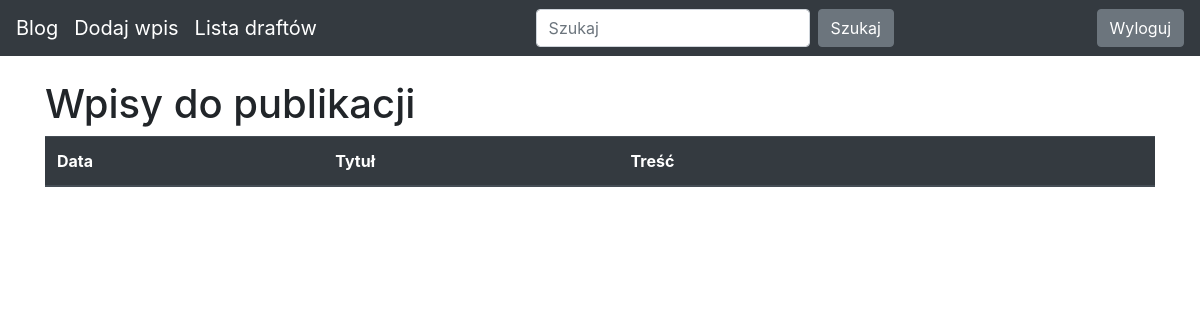
The page /drafts/ (signed in) on the database as committed earlier.
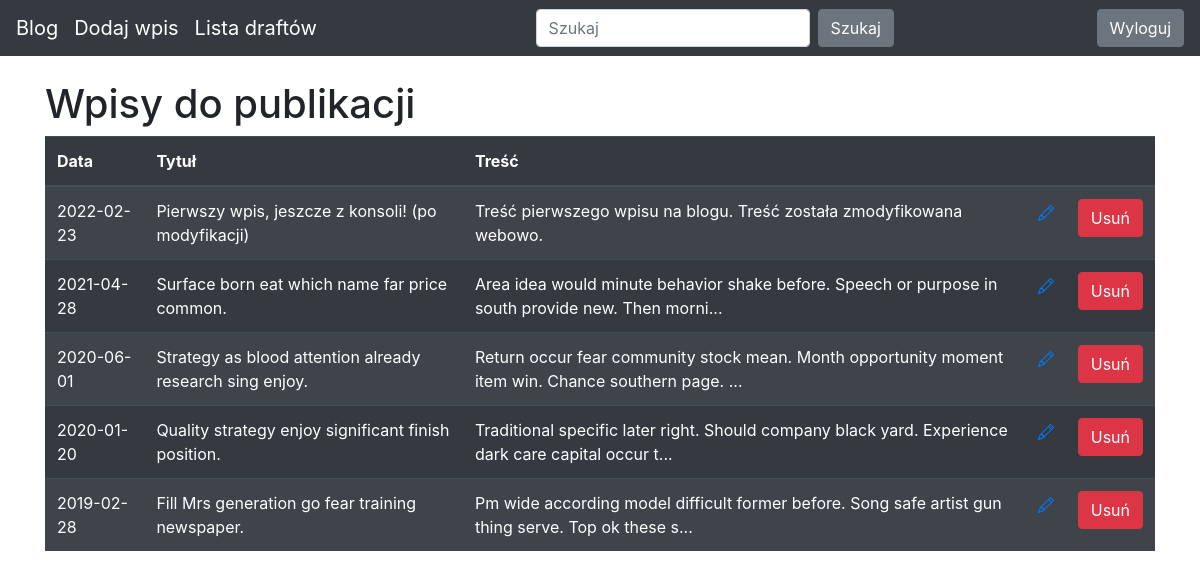
The same page on the database as committed later.
### blog/models.py (models this page shows)
class Entry(db.Model):
    id = db.Column(db.Integer, primary_key=True)
    title = db.Column(db.String(80), nullable=False)
    body = db.Column(db.Text, nullable=False)
    pub_date = db.Column(db.DateTime, nullable=False, default=datetime.datetime.utcnow)
    is_published = db.Column(db.Boolean, default=False)

### blog/routes.py (the view)
@app.route("/drafts/")
@login_required
def drafts():
    all_drafts = Entry.query.filter_by(is_published=False).order_by(Entry.pub_date.desc())
    return render_template("drafts.html", all_drafts = all_drafts)

### blog/routes.py (called while the page is built)
def login_required(view_func):
    @functools.wraps(view_func)
    def check_permissions(*args, **kwargs):
        if session.get("logged_in"):
            return view_func(*args, **kwargs)
        return redirect(url_for("login", next=request.path))
    return check_permissions

### blog/templates/drafts.html (shortened to what this page needs)
{% extends "base.html" %}
{% block content %}
<h1>Wpisy do publikacji</h1>
<table class="table table-striped table-dark">
    <thead>
        <tr>
            <th scope="col">Data</th>
            <th scope="col">Tytuł</th>
            <th scope="col">Treść</th>
            <th scope="col"></th>
            <th scope="col"></th>
        </tr>
    </thead>
    <tbody>
        {% for post in all_drafts %}
        <tr>
            <td>{{ post.pub_date.strftime('%Y-%m-%d') }}</td>
            <td>{{ post.title }}</td>
            <td>{{ post.body|truncate(100, true) }}</td>
            <td>
                <a class="float-right" href="{{ url_for('add_mod_entry', entry_id=post.id) }}">
               </a>
            </td>
            <td><button class="btn btn-danger">Usuń</button></td>
        </tr>
        {% endfor %}
    </tbody>
</table>
{% endblock %}

### blog/templates/base.html (shortened to what this page needs)
<!doctype html>
<html lang="en">
<head>
 <link rel="stylesheet" href="https://stackpath.bootstrapcdn.com/bootstrap/4.5.0/css/bootstrap.min.css"
>
</head>
<body>
 <nav class="navbar navbar-expand-md navbar-dark bg-dark fixed-top">
   <a class="navbar-brand" href="/">Blog</a>
   <a class="navbar-brand" href="/add-post/">Dodaj wpis</a>
    {% if session.logged_in %}
    <a class="navbar-brand" href="/drafts/">Lista draftów</a>
    {% endif %}
   <div class="collapse navbar-collapse" id="navbarsExampleDefault">
     <form class="form-inline my-2 my-lg-0">
       <input class="form-control mr-sm-2" type="text" placeholder="Szukaj" aria-label="Szukaj">
       <button class="btn btn-secondary my-2 my-sm-0" type="submit">Szukaj</button>
     </form>
   </div>
   <div class="collapse navbar-collapse" id="navbarsExampleDefault">
      {% if session.logged_in %}
        <form action="{{ url_for('logout')}}" method="POST">
          <button class="btn btn-secondary my-2 my-sm-0" type="submit">Wyloguj</button>
        </form>
      {% else %}
        <a href="/login/" class="btn btn-secondary my-2 my-sm-0">Zaloguj</a>
      {% endif %}
    </div>
 </nav>
 <main role="main" class="container">
   {% block content %}
   {% endblock %}
 </main>
</html>

### blog/templates/base.html (style rules this page uses)
body { padding-top: 5rem; }

Rows that differ between the two databases and show on the page:
now on this page (row edited): Entry: pub_date "2022-02-23", title "Pierwszy wpis, jeszcze z konsoli! (po modyfikacji)", body "Treść pierwszego wpisu na blogu. Treść została zmodyfikowana webowo."
added Entry: pub_date "2021-04-28", title "Surface born eat which name far price common.", body "Area idea would minute behavior shake before. Speech or purpose in south provide new. Then morni..."
added Entry: pub_date "2020-06-01", title "Strategy as blood attention already research sing enjoy.", body "Return occur fear community stock mean. Month opportunity moment item win. Chance southern page. ..."
added Entry: pub_date "2020-01-20", title "Quality strategy enjoy significant finish position.", body "Traditional specific later right. Should company black yard. Experience dark care capital occur t..."
added Entry: pub_date "2019-02-28", title "Fill Mrs generation go fear training newspaper.", body "Pm wide according model difficult former before. Song safe artist gun thing serve. Top ok these s..."
